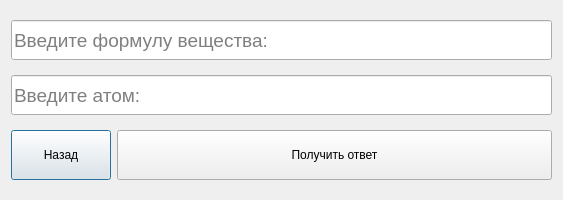
<?xml version="1.0" encoding="UTF-8"?>
<ui version="4.0">
 <class>Window2</class>
 <widget class="QDialog" name="Window2">
  <property name="geometry">
   <rect>
    <x>0</x>
    <y>0</y>
    <width>563</width>
    <height>200</height>
   </rect>
  </property>
  <property name="minimumSize">
   <size>
    <width>400</width>
    <height>200</height>
   </size>
  </property>
  <property name="maximumSize">
   <size>
    <width>1000</width>
    <height>200</height>
   </size>
  </property>
  <property name="windowTitle">
   <string>Массовая доля вещества</string>
  </property>
  <layout class="QVBoxLayout" name="verticalLayout">
   <item>
    <widget class="QLineEdit" name="lineEdit_2">
     <property name="minimumSize">
      <size>
       <width>0</width>
       <height>40</height>
      </size>
     </property>
     <property name="font">
      <font>
       <pointsize>14</pointsize>
      </font>
     </property>
     <property name="text">
      <string/>
     </property>
     <property name="placeholderText">
      <string>Введите формулу вещества:</string>
     </property>
    </widget>
   </item>
   <item>
    <widget class="QLineEdit" name="lineEdit">
     <property name="minimumSize">
      <size>
       <width>0</width>
       <height>40</height>
      </size>
     </property>
     <property name="font">
      <font>
       <pointsize>14</pointsize>
      </font>
     </property>
     <property name="text">
      <string/>
     </property>
     <property name="placeholderText">
      <string>Введите атом:</string>
     </property>
    </widget>
   </item>
   <item>
    <layout class="QHBoxLayout" name="horizontalLayout">
     <item>
      <widget class="QPushButton" name="pushButton">
       <property name="minimumSize">
        <size>
         <width>0</width>
         <height>50</height>
        </size>
       </property>
       <property name="maximumSize">
        <size>
         <width>100</width>
         <height>16777215</height>
        </size>
       </property>
       <property name="text">
        <string>Назад</string>
       </property>
      </widget>
     </item>
     <item>
      <widget class="QPushButton" name="pushButton_2">
       <property name="minimumSize">
        <size>
         <width>0</width>
         <height>50</height>
        </size>
       </property>
       <property name="text">
        <string>Получить ответ</string>
       </property>
      </widget>
     </item>
    </layout>
   </item>
  </layout>
 </widget>
 <resources/>
 <connections/>
</ui>
